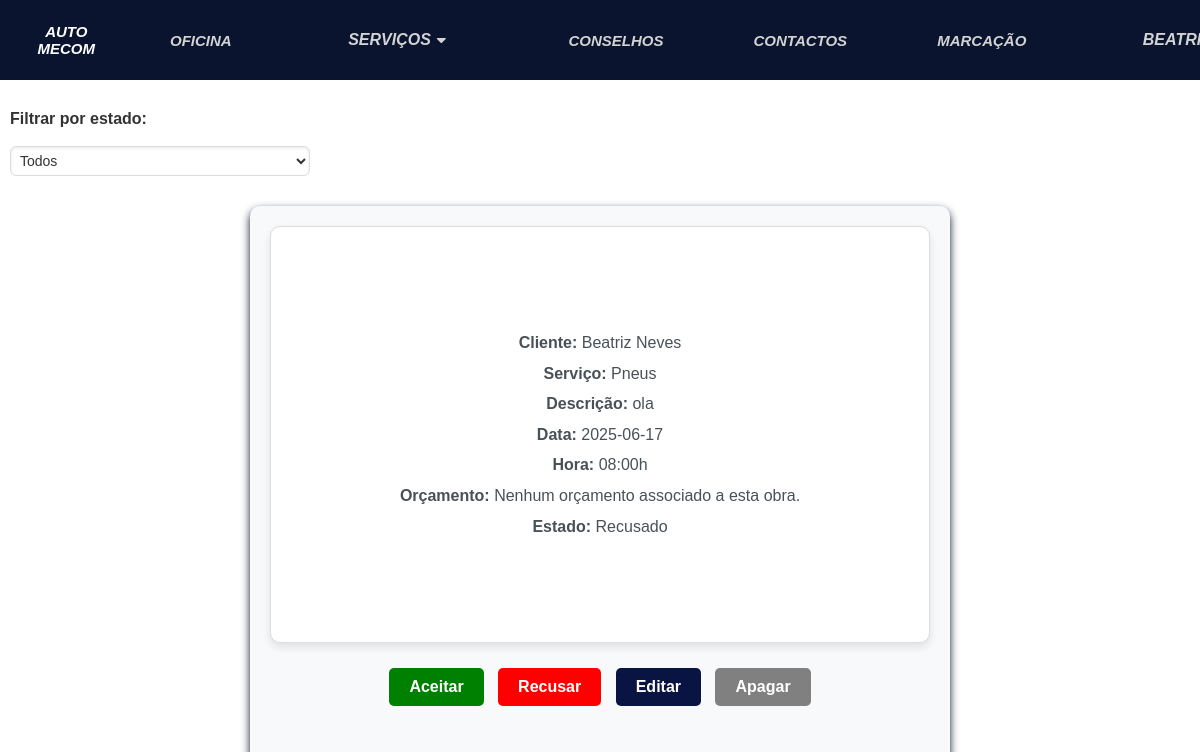
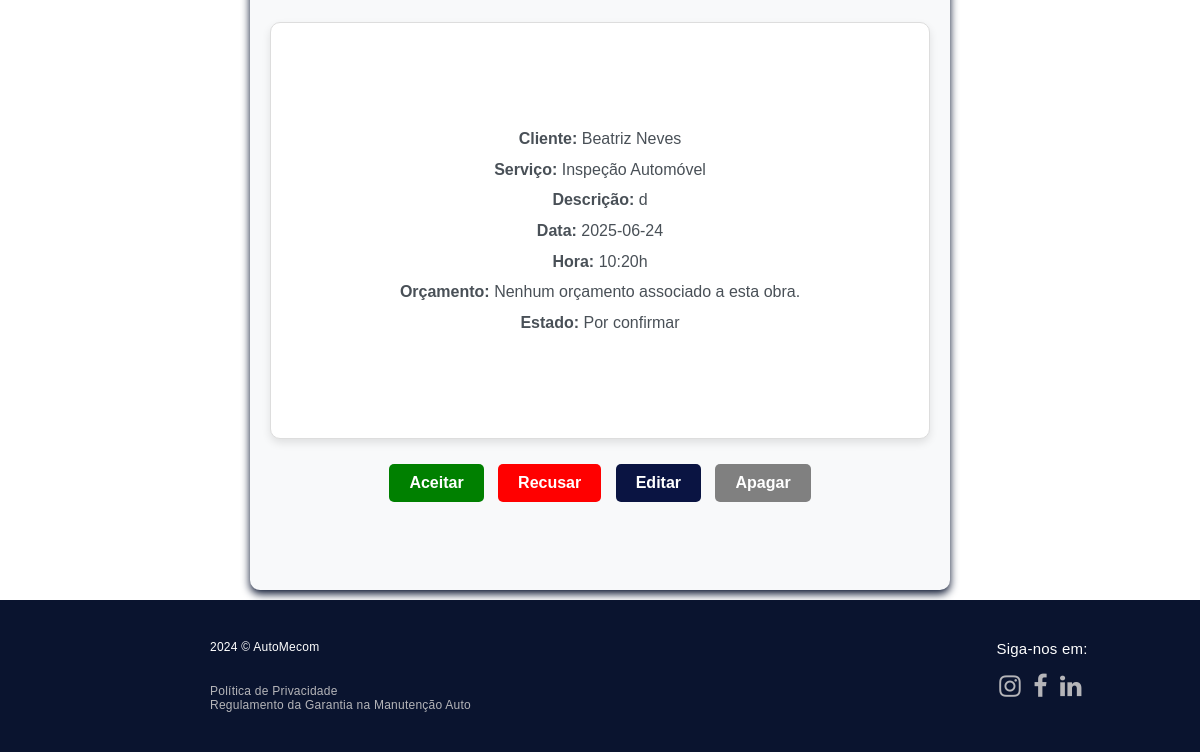
The app's page /marcacoes (signed in), older data (2 pictures, top to bottom).
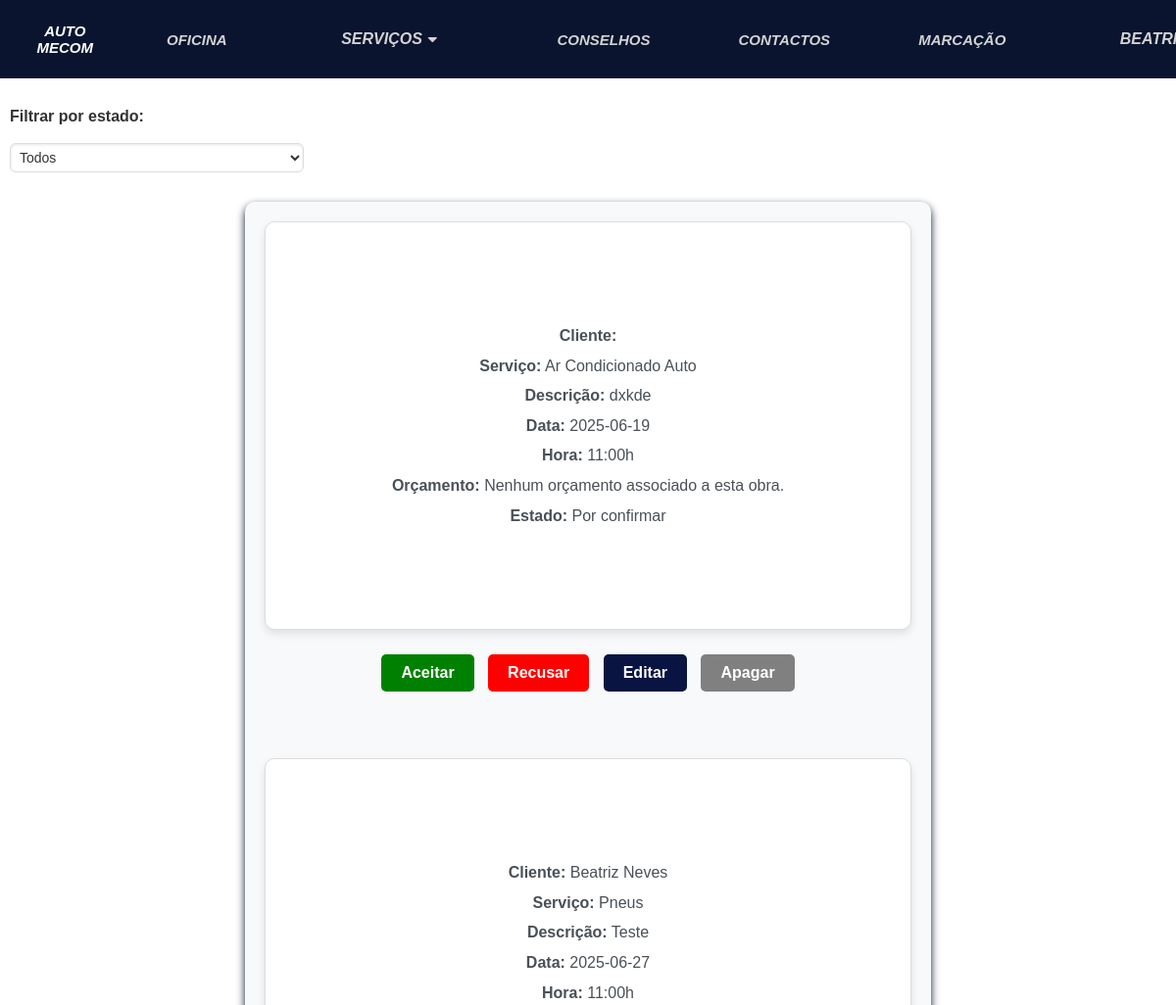
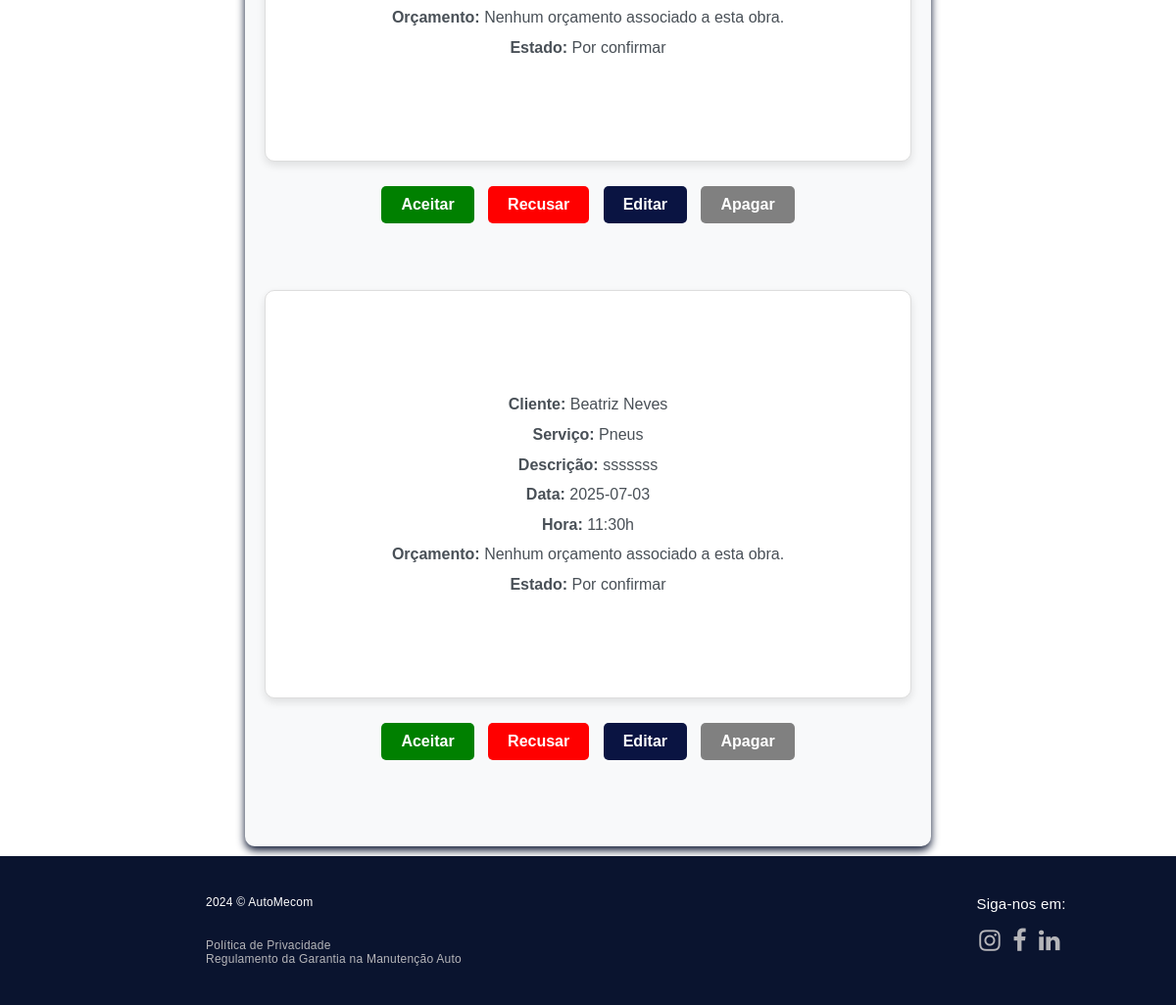
The same page, newer data (2 pictures, top to bottom).
### automecom/models.py (models this page shows, shortened)
class Marcacao(models.Model):
    utilizador = models.ForeignKey(Utilizador, on_delete=models.CASCADE, related_name="marcacoes", blank=True,
                                   null=True)
    nome = models.CharField(max_length=200)
    apelido = models.CharField(max_length=200)
    email = models.CharField(max_length=200)
    servicos = models.ManyToManyField(Servico)
    veiculo = models.OneToOneField(Veiculo, on_delete=models.CASCADE)
    data = models.CharField(max_length=200, default=0)
    hora = models.CharField(max_length=200, default=0)
    descricao = models.TextField(max_length=500, blank=True, null=True)
    imagem = models.ImageField(null=True, blank=True)
    ESTADOS = [
        ('Por confirmar', 'Por confirmar'),
        ('Confirmado', "Confirmado"),
        ('Recusado', 'Recusado'),
        ('Terminada', 'Terminada')
    ]
    estado = models.CharField(max_length=50, choices=ESTADOS, default='Por confirmar')
    numero = models.IntegerField(default=0)
    orcamento = models.FileField(upload_to='tarefas/', null=True, blank=True)
    observacoes = models.TextField(max_length=500, default="Sem observações")
    fatura = models.FileField(upload_to='tarefas/', null=True, blank=True)

class Servico(models.Model):
    nome = models.CharField(max_length=50)
    descricao = models.CharField(max_length=350, default="", blank=True)
    tipo = models.ManyToManyField(TipoServico, blank=True)

### automecom/views.py (the view)
# urls.py: path('marcacoes', views.marcacoes_view, name="marcacoes"),
def marcacoes_view(request):
    utilizador = Utilizador.objects.get(user=request.user)
    filtro = request.GET.get('filtro', 'todos')  # Padrão é 'todos'
    if is_administrador(request.user):
        marcacoes = Marcacao.objects.all().order_by('data', 'hora')
        marcacoes = marcacoes.exclude(estado='Terminada')
    else:
        marcacoes = Marcacao.objects.filter(utilizador=utilizador).order_by('data', 'hora')
        marcacoes = marcacoes.exclude(estado='Terminada')
    if filtro != 'todos':
        marcacoes = marcacoes.filter(estado=filtro)
    context = {
        "marcacoes": marcacoes,
        "filtro": filtro,  # Passando o filtro para o template
    }
    return render(request, 'automecom/marcacoes.html', context)

### automecom/templatetags/custom_tags.py (called while the page is built)
@register.filter(name="is_administrador")
def is_administrador(user):
    if isinstance(user, AnonymousUser):
        return False
    try:
        utilizador = Utilizador.objects.get(user=user)
        print(f"Usuário {user.username} é administrador: {utilizador.administrador}")
    except Utilizador.DoesNotExist:
        return False
    return utilizador.administrador

### automecom/templates/automecom/marcacoes.html (shortened to what this page needs)
<!DOCTYPE html>
<html lang="en">
<head>
</head>
{% extends 'automecom/layout.html' %}
{% load custom_tags %}
{% block main %}
{% load static %}
<body>
<form method="get" action="" class="filter-form" style="width: 300px;">
    <label for="filtro" style="font-weight: bold;">Filtrar por estado:</label>
    <select name="filtro" id="filtro" onchange="this.form.submit()" style="padding: 5px; margin: 10px 0;">
        <option value="todos" {% if filtro == "todos" %}selected{% endif %}>Todos</option>
    </select>
</form>
<section class="marcacoesSection">
    {% if marcacoes %}
        {% for marcacao in marcacoes %}
            {% if marcacao.estado != "Terminado" %}
                <div class="Serv{% if user|is_administrador %} administrador{% endif %}">
                    <div>
                        <br>
                        {% if user|is_administrador %}
                            <p><strong>Cliente:</strong> {{ marcacao.nome }} {{ marcacao.apelido }}</p>
                            {% for servico in marcacao.servicos.all %}
                                <p><strong>Serviço:</strong> {{ servico.nome }}</p>
                            {% endfor %}
                            <p><strong>Descrição:</strong> {{ marcacao.descricao }}</p>
                            <p><strong>Data:</strong> {{ marcacao.data }}</p>
                            <p><strong>Hora:</strong> {{ marcacao.hora }}h</p>
                            {% if marcacao.orcamento %}
                                <p><strong>Orçamento:</strong> <a href="{{ marcacao.orcamento.url }}" target="_blank">Ver Orçamento</a></p>
                            {% else %}
                                <p><strong>Orçamento:</strong> Nenhum orçamento associado a esta obra.</p>
                            {% endif %}
                            <p><strong>Estado:</strong> {{ marcacao.estado }}</p>
    {% endif %}
                        <br>
                    </div>
                </div>
                {% if user|is_administrador %}
                        <div class="marcacao-admin-actions">
                            <a href="{% url 'automecom:alterar_estado_marcacao' marcacao.id 'Aceite' %}" class="botao" style="Background-color: green">Aceitar</a>
                            <a href="{% url 'automecom:alterar_estado_marcacao' marcacao.id 'Recusado' %}" class="botaoCancelar" style="Background-color: red">Recusar</a>
                            <a href="{% url 'automecom:editarmarc' marcacao.id %}" class="botao">Editar</a>
                            <a href="{% url 'automecom:apagarmarc' marcacao.id %}" class="botaoCancelar">Apagar</a>
                        </div>
                    {% else %}
                        <div class="marcacao-client-actions">
                            <a href="{% url 'automecom:editarmarc' marcacao.id %}" class="botao">Alterar</a>
                            <a href="{% url 'automecom:apagarmarc' marcacao.id %}" class="botaoCancelar">Cancelar</a>
                        </div>
                    {% endif %}
                <br>
            {% endif %}
        {% endfor %}
    {% else %}
        <p class="no-marcacoes">Não há marcações no momento.</p>
        <a href="marcacao" class="botao">Marcação</a>
    {% endif %}
</section>
</body>
</html>
{% endblock %}

Row changes from the older to the newer data that the page shows:
no longer on this page (row edited): Marcacao: nome "Beatriz", apelido "Neves", descricao "ola", data "2025-06-17", hora "08:00", shows "Orçamento:", orcamento "Nenhum orçamento associado a esta obra.", estado "Recusado", Servico (nome "Pneus")
removed Marcacao: nome "Beatriz", apelido "Neves", descricao "d", data "2025-06-24", hora "10:20", shows "Orçamento:", orcamento "Nenhum orçamento associado a esta obra.", estado "Por confirmar"
no longer on this page (row unchanged): Servico: nome "Inspeção Automóvel", shown under "Beatriz"
added Marcacao: descricao "dxkde", data "2025-06-19", hora "11:00", shows "Orçamento:", orcamento "Nenhum orçamento associado a esta obra.", estado "Por confirmar"
now on this page (row unchanged): Servico: nome "Ar Condicionado Auto", shown under "dxkde"
added Marcacao: nome "Beatriz", apelido "Neves", descricao "Teste", data "2025-06-27", hora "11:00", shows "Orçamento:", orcamento "Nenhum orçamento associado a esta obra.", estado "Por confirmar", Servico (nome "Pneus")
added Marcacao: nome "Beatriz", apelido "Neves", descricao "sssssss", data "2025-07-03", hora "11:30", shows "Orçamento:", orcamento "Nenhum orçamento associado a esta obra.", estado "Por confirmar", Servico (nome "Pneus")
